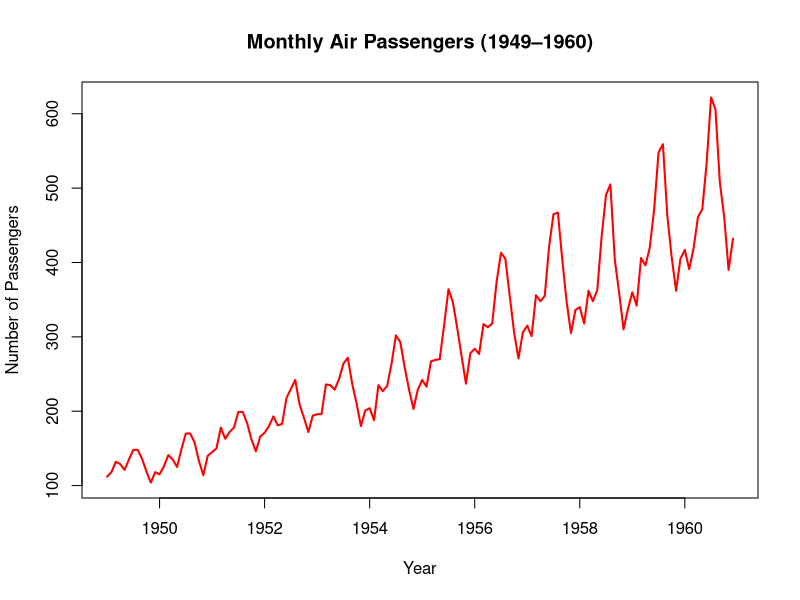

Recreate this plot in R.
# Load the built-in AirPassengers dataset 
data("AirPassengers") 
# Print the dataset (optional) 
AirPassengers 
# Line Chart of Air Passengers 
plot(AirPassengers,
main = "Monthly Air Passengers (1949–1960)", 
xlab = "Year", 
ylab = "Number of Passengers", 
col = "red", 
type = "l", 
lwd = 2) 
